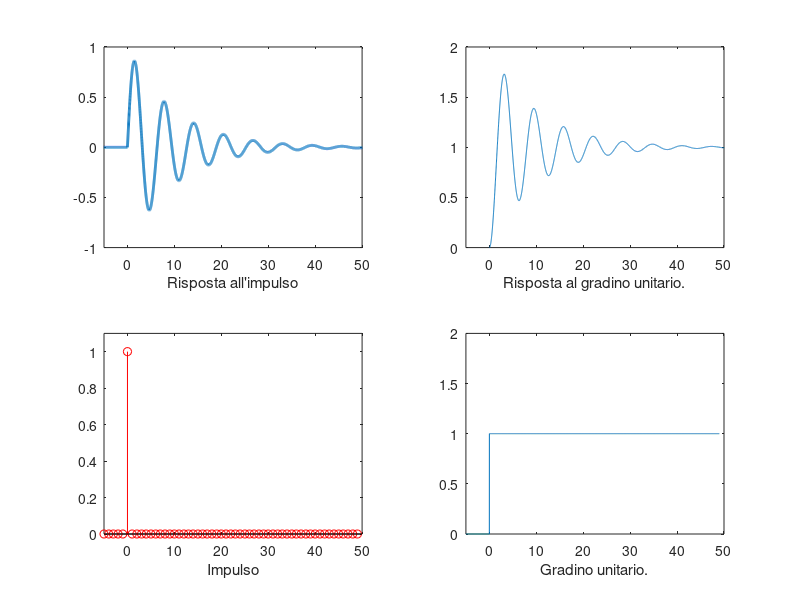

MATLAB code to generate this figure:
clc; clear all; close all;

% Esempio 5.5 - L'obbiettivo è ottenere la risposta del sitema, dato dalla
% funzione di trasferimento, all'impulso unitario.
main_figure = figure('Name', "Risposta all'impulso unitario", 'NumberTitle','off');
MAGNITUDE = 0.01;
before_zero_amount = 10;

t = 0:MAGNITUDE:100;                     % ATTENZIONE - la simulazione arriva fino a 100*0.01 ma la visualizzazione fino a 50!
num = [0 0 1];
den = [1 0.2 1];


sys1 = tf(num, den);


%##### RISPOSTA ALL IMPULSO UNITARIO #####
[y, t, x] = impulse(sys1, t);
signal_before_zero = zeros(10, 1); % creo un array di 100 elementi tutti a valore zero


signal_before_zero = zeros(before_zero_amount/MAGNITUDE, 1);
t_before_zero = (-before_zero_amount:MAGNITUDE:(0-MAGNITUDE))'      % l'apice indica il trasposto, rende il vettore riga un vettore colonna

t = [t_before_zero; t];
y = [signal_before_zero; y];

subplot(2,2,1);
plot(t, y, 'LineWidth',2);
xlim([-5 50]);                       % visualizzo fino a 50
ylim([-1 1]);
xlabel("Risposta all'impulso");

subplot(2,2,3);
impulse_values = zeros((50+5), 1);
impulse_values(6) = 1;              % l'indice corrispondente a zero è proprio 6.
impulse_time = -5:1:49;

stem(impulse_time, impulse_values, 'r');
xlim([-5 50]);                       % visualizzo fino a 50
ylim([0 1.1]);
xlabel("Impulso");


%##### RISPOSTA AL GRADINO UNITARIO #####

% risposta
[y_step, t_step, x_step] = step(sys1, t);
subplot(2,2,2);
plot(t_step, y_step);
xlim([-5 50]);
ylim([0 2]);
xlabel('Risposta al gradino unitario.')

% gradino
step_time = -5:0.01:49;
step_signal = zeros(length(step_time),1);
step_signal((5/0.01)+1: end) = 1;

subplot(2,2,4);
plot(step_time, step_signal);
xlim([-5 50]);
ylim([0 2]);
xlabel('Gradino unitario.')
